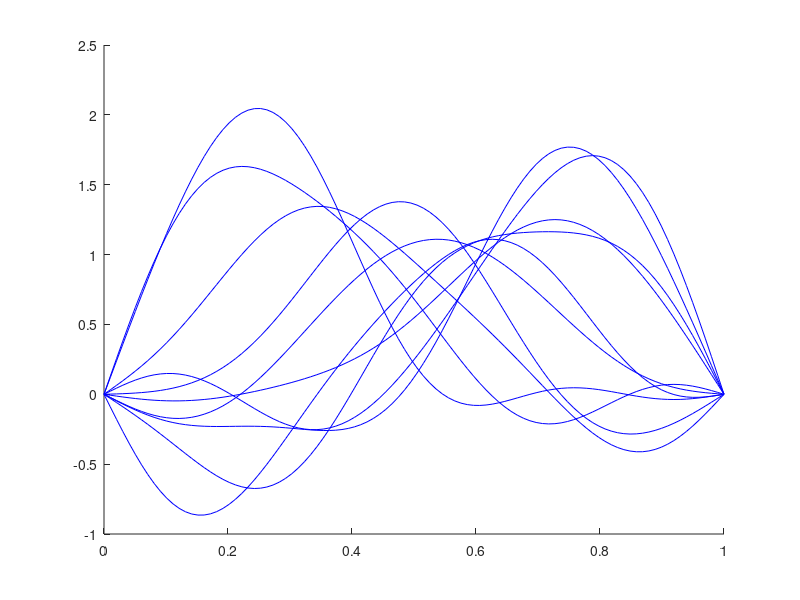

MATLAB code for this plot:

clc
clear
x = linspace(0,1,100);
a =1;
x1 = linspace(0,a/2,100);
x2 = linspace(a/2,a,100);
 
n=5;
Psi1= sqrt(4/a)* sin(2*pi*x1/a);
 
%plot(x1,Psi1,'r',x2,x2*0,'r');
hold on 
 
c =zeros(n,1);
 
for j=1:n
 
c(j)= (sqrt(2)/a)*((a/((2-j)*pi))*(sin(.5*pi*(2-j)))-(a/((2+j)*pi))*(sin(.5*pi*(2+j))));
 
end
 
c(2)= 1/ sqrt(2);
 t = 1;
 
 for k = 1:10
    t = linspace(0,1,10);

Psi= 0;
for j=1:n
Psi = Psi + c(j)* (sqrt(2)/a)*(sin(pi*x.*j/a)).*exp(1).^(-1i*j^(2)*t(k));
end

M(k) = getframe;
plot(x,real(Psi),'b');
 end



% PsiComplete = 0;
% Psi2 = 0;
% for j = 1:n
%     Psi2    =  Psi2 + c(j).* (sqrt(2)/a).*(sin(pi*x.*j/a)).*exp(1).^(-1i.*j^(2).*t);
% end


